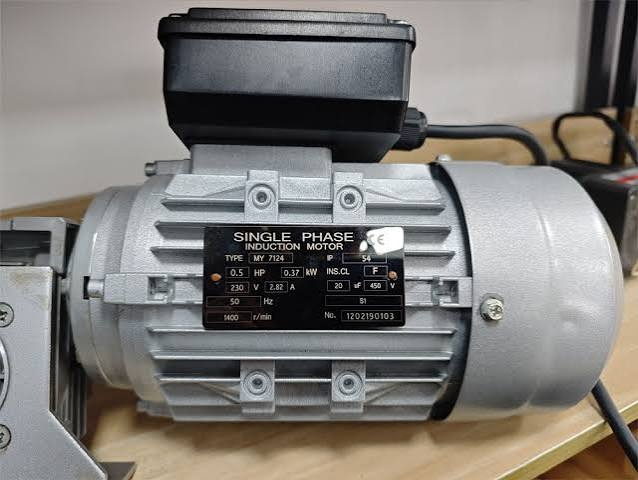
#> input picture task3/data/nameplates_v2/nameplate_01.jpg, 638 x 480 px; its folder holds only this picture in this run
$ python preprocess.py
#> lines starting #> are read from the running program, lines starting #| are printed output that depends on the picture; after the words box and inside, x2 and y2 are one past the last pixel; in counts of white or black regions, pixels touching at a corner belong together
"""
Task 3: OpenCV preprocessing.

Step 1 (shared): detect_and_deskew_label finds the largest quadrilateral (Canny edges,
contour approximation), perspective-warps it to a front-on crop, else deskews by the
min-area-rect angle, else returns the photo unchanged.
Step 2 (per engine): each engine gets an input shaped for how it reads.

    tesseract     -> outputs/.../preprocessed_tesseract/<stem>.png   binarized, ~300 dpi equiv, white border
    easyocr       -> outputs/.../preprocessed_easyocr/<stem>.png     colour, denoised, CLAHE on L, no threshold
    paddleocr     -> outputs/.../preprocessed_paddleocr/<stem>.png   grayscale, CLAHE, no sharpen, no threshold

Usage:  python3 task3/src/preprocess.py [--force]
"""
import argparse
import glob
import os

import cv2
import numpy as np

from config import DATA_DIR, OUT_DIR, REPO_ROOT

ENGINES = ("tesseract", "easyocr", "paddleocr")


# [9 lines left out: function order_points, not called in this run]


def detect_and_deskew_label(img):
    """Try to find the dominant rectangular label region and warp it to a
    front-on crop. Falls back to the full image (just deskewed by min-area
    rect angle) if no good quadrilateral is found.
    """
    h, w = img.shape[:2]
    gray = cv2.cvtColor(img, cv2.COLOR_BGR2GRAY)
    blur = cv2.GaussianBlur(gray, (5, 5), 0)
    edges = cv2.Canny(blur, 50, 150)
    edges = cv2.dilate(edges, np.ones((5, 5), np.uint8), iterations=2)

    contours, _ = cv2.findContours(edges, cv2.RETR_EXTERNAL, cv2.CHAIN_APPROX_SIMPLE)
    img_area = h * w
    best = None
    best_area = 0
    for c in contours:
        area = cv2.contourArea(c)
        if area < 0.15 * img_area:  # ignore small contours, label should be a large chunk of frame
            continue
        peri = cv2.arcLength(c, True)
        approx = cv2.approxPolyDP(c, 0.02 * peri, True)
        if len(approx) == 4 and area > best_area:
            best = approx
            best_area = area

    if best is not None:
        pts = best.reshape(4, 2).astype("float32")
        rect = order_points(pts)
        (tl, tr, br, bl) = rect
        widthA = np.linalg.norm(br - bl)
        widthB = np.linalg.norm(tr - tl)
        maxWidth = max(int(widthA), int(widthB))
        heightA = np.linalg.norm(tr - br)
        heightB = np.linalg.norm(tl - bl)
        maxHeight = max(int(heightA), int(heightB))
        if maxWidth > 50 and maxHeight > 50:
            dst = np.array([[0, 0], [maxWidth - 1, 0], [maxWidth - 1, maxHeight - 1],
                             [0, maxHeight - 1]], dtype="float32")
            M = cv2.getPerspectiveTransform(rect, dst)
            warped = cv2.warpPerspective(img, M, (maxWidth, maxHeight))
            return warped

    # fallback: deskew via min-area-rect of largest contour, else return original
    if contours:
        c = max(contours, key=cv2.contourArea)
        rect_mar = cv2.minAreaRect(c)
        angle = rect_mar[-1]
        if angle < -45:
            angle = 90 + angle
        if abs(angle) > 0.5 and abs(angle) < 45:
            (h2, w2) = img.shape[:2]
            center = (w2 // 2, h2 // 2)
            M = cv2.getRotationMatrix2D(center, angle, 1.0)
            img = cv2.warpAffine(img, M, (w2, h2), flags=cv2.INTER_CUBIC,
                                  borderMode=cv2.BORDER_REPLICATE)
    return img


# [87 lines left out: functions _resize_width, _clahe_lab, prep_tesseract, _clear_border_ink, prep_easyocr, prep_paddleocr, not called in this run]


RECIPES = {"tesseract": prep_tesseract, "easyocr": prep_easyocr,
           "paddleocr": prep_paddleocr}


def out_dir(engine):
    return os.path.join(OUT_DIR, f"preprocessed_{engine}")


def out_path(engine, name):
    return os.path.join(out_dir(engine), name.replace(".jpg", ".png"))


def image_names():
    return [os.path.basename(p) for p in sorted(glob.glob(os.path.join(DATA_DIR, "nameplate_*.jpg")))]


def main():
    ap = argparse.ArgumentParser()
    ap.add_argument("--force", action="store_true")
    args = ap.parse_args()
    names = image_names()
    for e in ENGINES:
        os.makedirs(out_dir(e), exist_ok=True)
    for name in names:
        crop = detect_and_deskew_label(cv2.imread(os.path.join(DATA_DIR, name)))
#> in detect_and_deskew_label, `h, w = img.shape[:2]`: h = 480; w = 638
#> in detect_and_deskew_label, `gray = cv2.cvtColor(img, cv2.COLOR_BGR2GRAY)`:
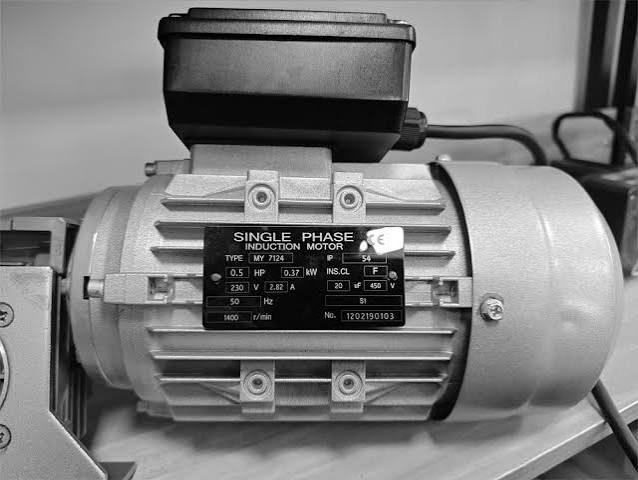
#> gray: shape (480, 638); min 0, max 255, mean 124.3
#> in detect_and_deskew_label, img is the input picture: shape (480, 638, 3); mean B, G, R 120, 123.9, 126.9
#> in detect_and_deskew_label, `edges = cv2.Canny(blur, 50, 150)`:
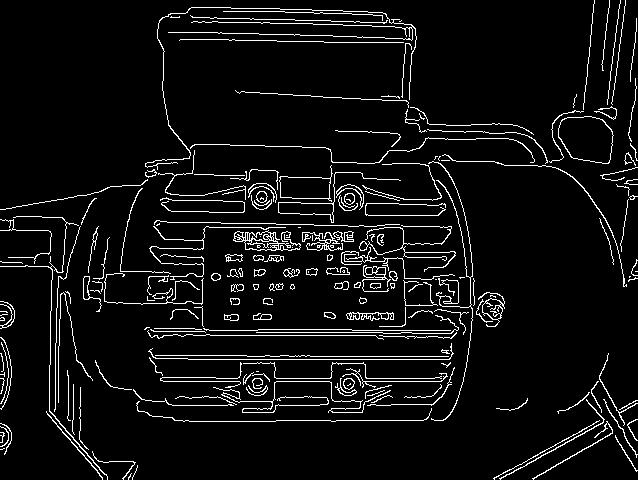
#> edges: shape (480, 638); 6.1% white in thin lines or dots
#> in detect_and_deskew_label, `edges = cv2.dilate(edges, np.ones((5, 5), np.uint8), iterations=2)`:
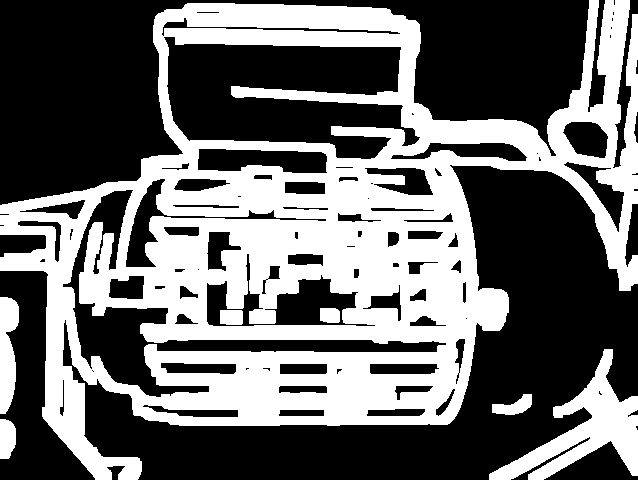
#> edges: shape (480, 638); 41.5% white; 7 white regions
#> in detect_and_deskew_label, `contours, _ = cv2.findContours(edges, cv2.RETR_EXTERNAL, cv2.CHAIN_APP..`: contours = 5 contours; box (x1, y1, x2, y2) and area: (0, 0, 638, 480) 170852, (489, 349, 638, 480) 6150, (0, 297, 19, 414) 1532, (0, 419, 16, 459) 503, (492, 394, 532, 415) 426
#> in detect_and_deskew_label, `img_area = h * w`: img_area = 306240
#> the loop in detect_and_deskew_label, `for c in contours:` made 5 passes
#> area on passes 1 to 4: 503, 425.5, 6149.5, 1532
#> (area, peri) on pass 5: (170852.5, 3967.7)
#> after the loop in detect_and_deskew_label, `for c in contours:`: best_area = 0
#> in detect_and_deskew_label, `c = max(contours, key=cv2.contourArea)`: c = contour of 923 points, box (x1, y1, x2, y2) (0, 0, 638, 480), area 170852
#> in detect_and_deskew_label, `rect_mar = cv2.minAreaRect(c)`: rect_mar = ((319.2, 239.8), (638.9, 475.6), -0.428)
#> in detect_and_deskew_label, `angle = rect_mar[-1]`: angle = -0.428
        for e in ENGINES:
            p = out_path(e, name)
            if args.force or not os.path.exists(p):
                cv2.imwrite(p, RECIPES[e](crop))
    for e in ENGINES:
        print(f"{os.path.relpath(out_dir(e), REPO_ROOT)}: {len(glob.glob(os.path.join(out_dir(e), '*.png')))} images")


if __name__ == "__main__":
    main()
